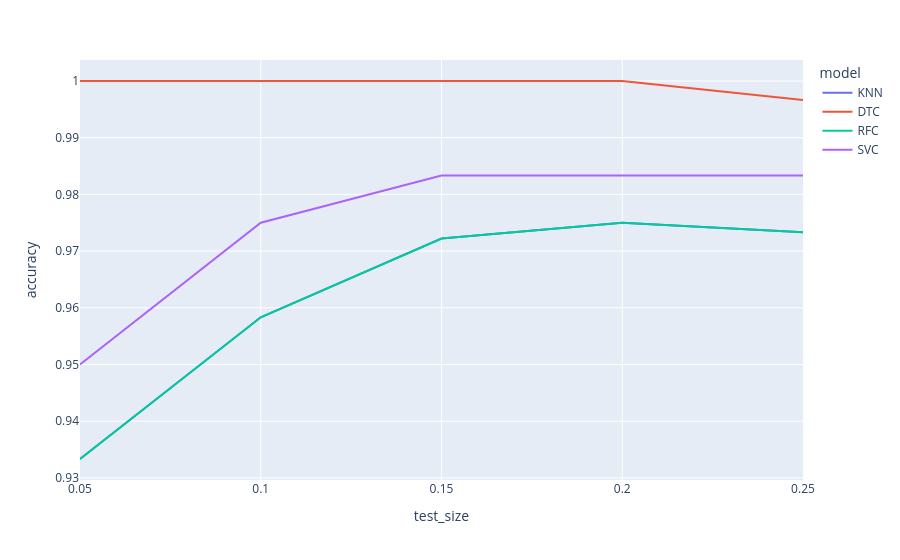

Here is the notebook cell this chart was saved with:
### Code cell
df=pd.read_csv("Teen_Mental_Health_Dataset.csv")
df=pd.get_dummies(data=df,columns=["gender","platform_usage","social_interaction_level"])
df=df.dropna()

x=df.drop("depression_label",axis=1)
y=df["depression_label"]

ts=[0.05,0.10,0.15,0.2,0.25]
result={"model":[],"test_size":[],"accuracy":[]}
best_accuracy=0
best_model=''

for t in ts:
    x_train,x_test,y_train,y_test=train_test_split(x,y,test_size=t,random_state=42)

    # KNN
    model=KNeighborsClassifier(n_neighbors=29)
    model.fit(x_train,y_train)
    y_pred=model.predict(x_test)
    acc=accuracy_score(y_pred,y_test)
    result["model"].append("KNN")
    result["test_size"].append(t)
    result["accuracy"].append(acc)
    if acc>best_accuracy:
        best_accuracy=acc
        best_model=model

    # Decision Tree Classifier
    model=DecisionTreeClassifier(criterion="entropy",random_state=42,max_depth=4)
    model.fit(x_train,y_train)
    y_pred=model.predict(x_test)
    acc=accuracy_score(y_pred,y_test)
    result["model"].append("DTC")
    result["test_size"].append(t)
    result["accuracy"].append(acc)
    if acc>best_accuracy:
        best_accuracy=acc
        best_model=model

    # RandomForestClassifier
    model=RandomForestClassifier(criterion="entropy",random_state=42,n_estimators=100,max_depth=4)
    model.fit(x_train,y_train)
    y_pred=model.predict(x_test)
    acc=accuracy_score(y_pred,y_test)
    result["model"].append("RFC")
    result["test_size"].append(t)
    result["accuracy"].append(acc)
    if acc>best_accuracy:
        best_accuracy=acc
        best_model=model

    # SupportVectorMachine
    model=SVC(C=10,kernel='rbf',random_state=42)
    model.fit(x_train,y_train)
    y_pred=model.predict(x_test)
    acc=accuracy_score(y_pred,y_test)
    result["model"].append("SVC")
    result["test_size"].append(t)
    result["accuracy"].append(acc)
    if acc>best_accuracy:
        best_accuracy=acc
        best_model=model


print("Best model is ",best_model,"with accuracy",best_accuracy)

# Graph
dff=pd.DataFrame(result)
py.line(dff,x="test_size",y="accuracy",color="model")

### Figure 1 — Plotly figure (JSON) as saved in the notebook; plotly's stock layout.template omitted (floating-point values rounded to 4 significant figures)
{"data": [{"hovertemplate": "model=KNN<br>test_size=%{x}<br>accuracy=%{y}<extra></extra>", "legendgroup": "KNN", "line": {"color": "#636efa", "dash": "solid"}, "marker": {"symbol": "circle"}, "mode": "lines", "name": "KNN", "orientation": "v", "showlegend": true, "type": "scatter", "x": [0.05, 0.1, 0.15, 0.2, 0.25], "xaxis": "x", "y": [0.9333, 0.9583, 0.9722, 0.975, 0.9733], "yaxis": "y"}, {"hovertemplate": "model=DTC<br>test_size=%{x}<br>accuracy=%{y}<extra></extra>", "legendgroup": "DTC", "line": {"color": "#EF553B", "dash": "solid"}, "marker": {"symbol": "circle"}, "mode": "lines", "name": "DTC", "orientation": "v", "showlegend": true, "type": "scatter", "x": [0.05, 0.1, 0.15, 0.2, 0.25], "xaxis": "x", "y": [1.0, 1.0, 1.0, 1.0, 0.9967], "yaxis": "y"}, {"hovertemplate": "model=RFC<br>test_size=%{x}<br>accuracy=%{y}<extra></extra>", "legendgroup": "RFC", "line": {"color": "#00cc96", "dash": "solid"}, "marker": {"symbol": "circle"}, "mode": "lines", "name": "RFC", "orientation": "v", "showlegend": true, "type": "scatter", "x": [0.05, 0.1, 0.15, 0.2, 0.25], "xaxis": "x", "y": [0.9333, 0.9583, 0.9722, 0.975, 0.9733], "yaxis": "y"}, {"hovertemplate": "model=SVC<br>test_size=%{x}<br>accuracy=%{y}<extra></extra>", "legendgroup": "SVC", "line": {"color": "#ab63fa", "dash": "solid"}, "marker": {"symbol": "circle"}, "mode": "lines", "name": "SVC", "orientation": "v", "showlegend": true, "type": "scatter", "x": [0.05, 0.1, 0.15, 0.2, 0.25], "xaxis": "x", "y": [0.95, 0.975, 0.9833, 0.9833, 0.9833], "yaxis": "y"}], "layout": {"legend": {"title": {"text": "model"}, "tracegroupgap": 0}, "margin": {"t": 60}, "xaxis": {"anchor": "y", "domain": [0, 1], "title": {"text": "test_size"}}, "yaxis": {"anchor": "x", "domain": [0, 1], "title": {"text": "accuracy"}}}}
